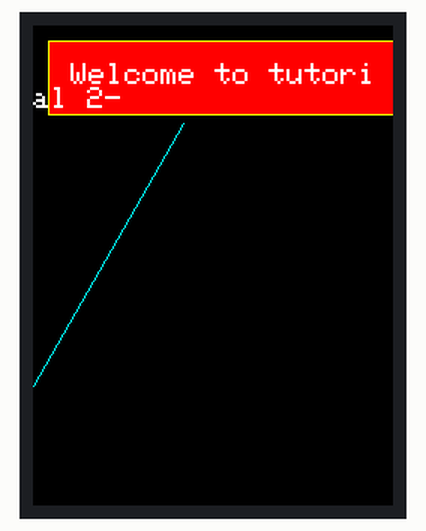
The program below on a simulated Arduino Uno, built with avr-gcc and run on an emulated ATmega328P. Shown: 240×320 colour display.

Above: at 0.29 s.
At 6.77 s:
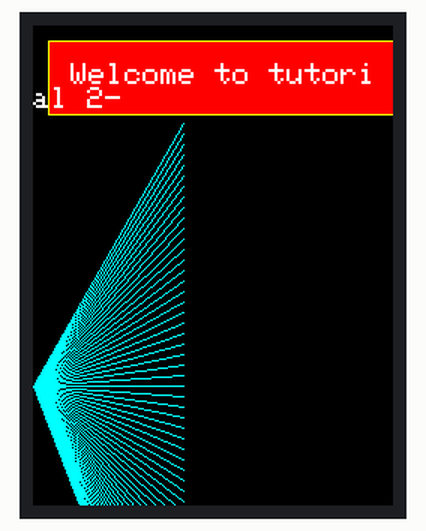
At 7.52 s:
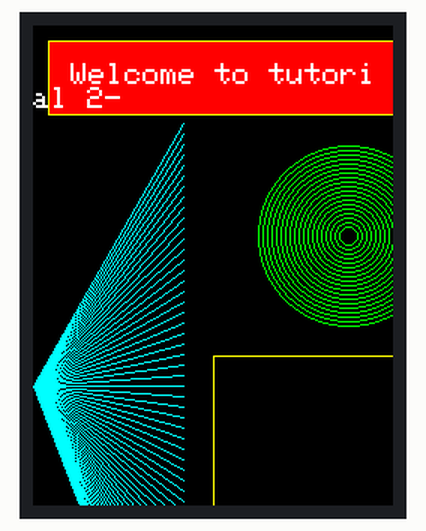
At 8.0 s:
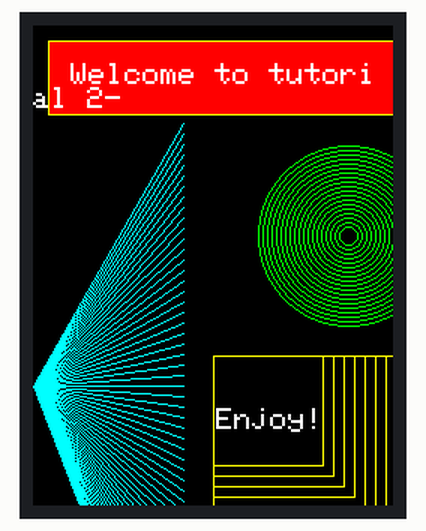
At 12.7 s:
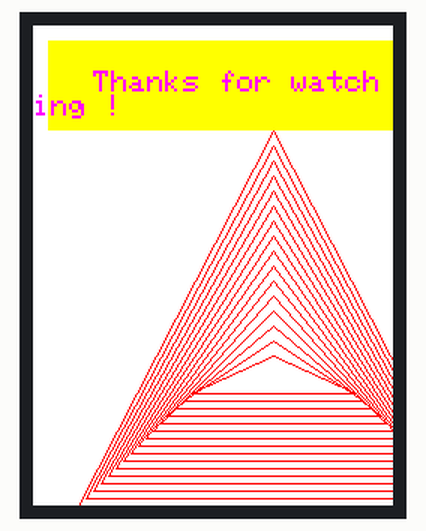
At 17.89 s:
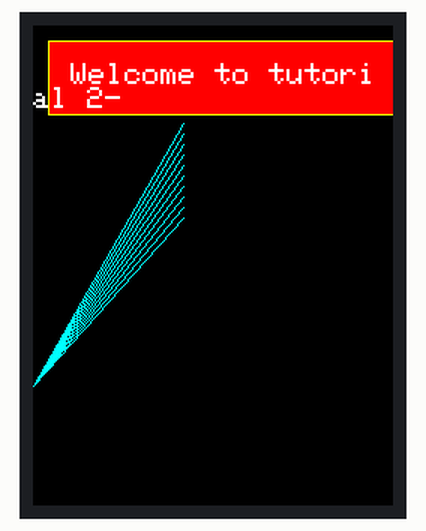

The program:

main.cpp
```cpp
#include <Adafruit_GFX.h>
#include <MCUFRIEND_kbv.h>

#define  BLACK   0x0000
#define BLUE    0x001F
#define RED     0xF800
#define  GREEN   0x07E0
#define CYAN    0x07FF
#define MAGENTA 0xF81F
#define YELLOW  0xFFE0
#define WHITE   0xFFFF

MCUFRIEND_kbv tft;

int delayPeriod;

void  setup() {
  // put your setup code here, to run once:
  uint16_t ID=tft.readID();
  tft.begin(ID);

}

void loop() {
  // put your main code here,  to run repeatedly:
  tft.fillScreen(BLACK);
  tft.fillRect(11,11,298,48,RED);
  tft.drawRect(10,10,300,50,YELLOW);
  tft.setCursor(25,25);
  tft.setTextColor(WHITE);
  tft.setTextSize(2);
  tft.println("Welcome to tutorial 2-");
  for(int  i=65;i<500;i+=7){
    tft.drawLine(0,240,100,i,CYAN);
    delay(100);
  }
  for(int i=60;i>5;i-=3){
    tft.drawCircle(210,140,i,GREEN);
    delay(30);
  }
  for(int i=200;i>70;i-=7){
    tft.drawRect(120,220,i,i,YELLOW);
    delay(30);
  }
  tft.setCursor(122.5,255);
  tft.setTextSize(2);
  tft.println("Enjoy!");

  delay(1500);

  tft.fillScreen(WHITE);

  tft.fillRect(10,10,300,60,YELLOW);
  tft.setCursor(40,30);
  tft.setTextSize(2);
  tft.setTextColor(MAGENTA);
  tft.println("Thanks for watching !");

  for(int i=0;i<80;i+=5){
      tft.drawTriangle(
        160,70+i*2,
        30+i,320-i,
        290-i,320-i,
        RED
      );
      delay(200);
  }

  tft.fillRect(7,350,300,70,YELLOW);
  tft.setCursor(10,370);
  tft.setTextSize(2);
  tft.setTextColor(BLACK);
  tft.print("Repeating myself  in some  seconds");
  for(delayPeriod=4;delayPeriod>0;delayPeriod-=1){
    tft.print(".");
    delay(1000);

  }

}
```

Measured:
- by itself, everything shown: repeats every 16.7 s, in 86 steps
- what the display in image 3 shows lasts 1.5 s, from 7.9 s to 9.4 s
- what the display in image 4 shows lasts 4.2 s, from 12.6 s to 16.8 s
